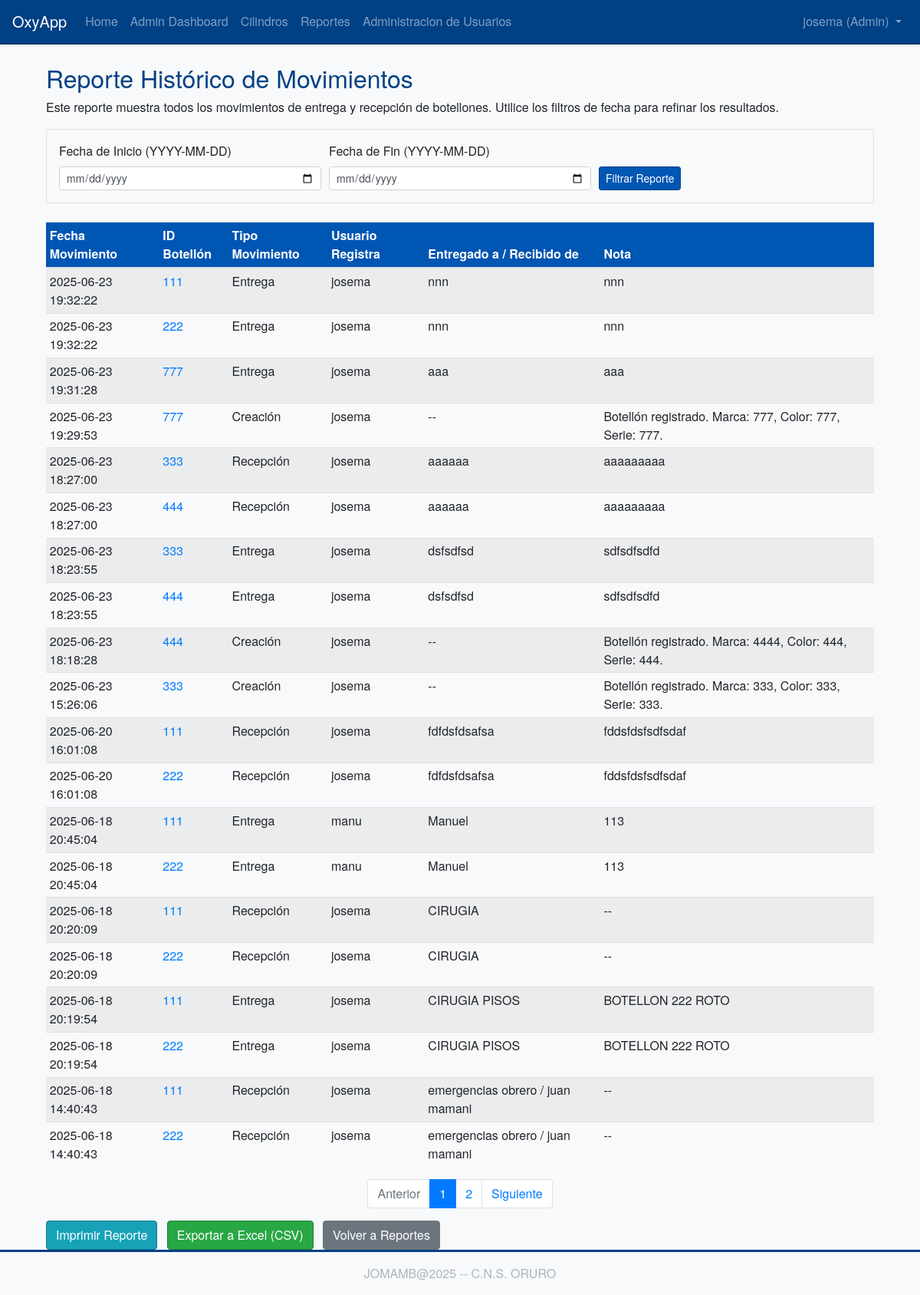
Page /reports/historical_movements (signed in) on the committed database.
### app/models/user.py (models this page shows, shortened)
class User(UserMixin, db.Model):
    id = db.Column(db.Integer, primary_key=True)
    username = db.Column(db.String(64), index=True, unique=True, nullable=False)
    email = db.Column(db.String(120), index=True, unique=True, nullable=False)
    password_hash = db.Column(db.String(128))
    nombre = db.Column(db.String(64), index=True, nullable=True)
    apellidos = db.Column(db.String(128), index=True, nullable=True)
    role = db.Column(db.String(10), default='user', nullable=False)

### app/models/historial.py (models this page shows, shortened)
class HistorialMovimiento(db.Model):
    __tablename__ = 'historial_movimiento'
    id = db.Column(db.Integer, primary_key=True)
    cylinder_id = db.Column(db.Integer, db.ForeignKey('cylinder.id'), nullable=False, index=True)
    user_id = db.Column(db.Integer, db.ForeignKey('user.id'), nullable=False, index=True)
    tipo_movimiento = db.Column(db.String(20), nullable=False, index=True)
    fecha_movimiento = db.Column(db.DateTime, nullable=False, default=datetime.utcnow, index=True)
    nombre_contraparte = db.Column(db.String(150), nullable=True)
    nota = db.Column(db.Text, nullable=True)
    cilindro = db.relationship('Cylinder', backref=db.backref('historial_movimientos', lazy='dynamic', order_by=fecha_movimiento.desc()))
    usuario = db.relationship('User', backref=db.backref('movimientos_registrados', lazy='dynamic'))

### app/models/cylinder.py (models this page shows, shortened)
class Cylinder(db.Model):
    __tablename__ = 'cylinder'
    id = db.Column(db.Integer, primary_key=True)
    cylinder_id_tag = db.Column(db.String(64), index=True, unique=True, nullable=False)
    status = db.Column(db.String(64), default='available', nullable=False)
    creation_date = db.Column(db.DateTime, index=True, default=datetime.utcnow)
    reception_date = db.Column(db.DateTime, nullable=True, index=True)
    delivery_date = db.Column(db.DateTime, nullable=True, index=True)
    marca = db.Column(db.String(80), nullable=True)
    color = db.Column(db.String(50), nullable=True)
    numero_serie = db.Column(db.String(80), nullable=True, index=True)

### app/routes/reports.py (the view, shortened to what this page needs)
@bp.route('/historical_movements', methods=['GET', 'POST'])
@login_required
def historical_movements_report():
    form = DateRangeReportForm(request.form)
    query = HistorialMovimiento.query.join(Cylinder).join(User)
    fecha_inicio_str = request.values.get('fecha_inicio', None)
    fecha_fin_str = request.values.get('fecha_fin', None)
    if form.clear_filter.data:
        return redirect(url_for('reports.historical_movements_report'))
    if form.validate_on_submit() and form.submit_filter.data:
        if form.fecha_inicio.data:
            query = query.filter(HistorialMovimiento.fecha_movimiento >= form.fecha_inicio.data)
        if form.fecha_fin.data:
            fecha_fin_con_hora = datetime.combine(form.fecha_fin.data, time.max)
            query = query.filter(HistorialMovimiento.fecha_movimiento <= fecha_fin_con_hora)
    page = request.args.get('page', 1, type=int)
    movements_pagination = query.order_by(HistorialMovimiento.fecha_movimiento.desc()).paginate(
        page=page, per_page=20, error_out=False
    )
    pagination_params = {'page': movements_pagination.next_num}
    if form.fecha_inicio.data: pagination_params['fecha_inicio'] = form.fecha_inicio.data.strftime('%Y-%m-%d')
    if form.fecha_fin.data: pagination_params['fecha_fin'] = form.fecha_fin.data.strftime('%Y-%m-%d')
    next_url = url_for('reports.historical_movements_report', **pagination_params) if movements_pagination.has_next else None
    pagination_params['page'] = movements_pagination.prev_num
    prev_url = url_for('reports.historical_movements_report', **pagination_params) if movements_pagination.has_prev else None
    return render_template('reports/historical_movements_report.html',
                           title='Reporte Histórico de Movimientos',
                           form=form,
                           movimientos=movements_pagination.items,
                           pagination=movements_pagination,
                           next_url=next_url,
                           prev_url=prev_url,
                           current_fecha_inicio=form.fecha_inicio.data.strftime('%Y-%m-%d') if form.fecha_inicio.data else None,
                           current_fecha_fin=form.fecha_fin.data.strftime('%Y-%m-%d') if form.fecha_fin.data else None
                           )

### app/forms.py
class DateRangeReportForm(FlaskForm):
    fecha_inicio = DateField('Fecha de Inicio (YYYY-MM-DD)', format='%Y-%m-%d', validators=[Optional()])
    fecha_fin = DateField('Fecha de Fin (YYYY-MM-DD)', format='%Y-%m-%d', validators=[Optional(), date_check])
    submit_filter = SubmitField('Filtrar Reporte')
    clear_filter = SubmitField('Limpiar Filtro')

### app/models/user.py (called while the page is built)
@login.user_loader
def load_user(id):
    return User.query.get(int(id))

### app/templates/reports/historical_movements_report.html (shortened to what this page needs)
{% extends "base.html" %}
{% import "bootstrap_wtf.html" as wtf %}
{% block content %}
<div class="container mt-4">
    <div class="printable-area">
        <h2>{{ title }}</h2>
        <p class="report-description">Este reporte muestra todos los movimientos de entrega y recepción de botellones. Utilice los filtros de fecha para refinar los resultados.</p>
        <form method="POST" action="{{ url_for('reports.historical_movements_report') }}" class="mb-4 p-3 border rounded bg-light no-print">
            <div class="form-row align-items-end">
                <div class="col-md-4">
                    {{ form.fecha_inicio.label(class="form-control-label") }}
                    {{ form.fecha_inicio(class="form-control form-control-sm" + (" is-invalid" if form.fecha_inicio.errors else "")) }}
                </div>
                <div class="col-md-4">
                    {{ form.fecha_fin.label(class="form-control-label") }}
                    {{ form.fecha_fin(class="form-control form-control-sm" + (" is-invalid" if form.fecha_fin.errors else "")) }}
                </div>
                <div class="col-md-auto">
                    {{ form.submit_filter(class="btn btn-primary btn-sm") }}
                </div>
            </div>
        </form>
        {% if movimientos %}
        <table class="table table-sm table-striped table-hover mt-3">
            <thead>
                <tr>
                    <th>Fecha Movimiento</th>
                    <th>ID Botellón</th>
                    <th>Tipo Movimiento</th>
                    <th>Usuario Registra</th>
                    <th>Entregado a / Recibido de</th>
                    <th>Nota</th>
                </tr>
            </thead>
            <tbody>
                {% for movimiento in movimientos %}
                <tr>
                    <td>{{ movimiento.fecha_movimiento.strftime('%Y-%m-%d %H:%M:%S') if movimiento.fecha_movimiento else 'N/A' }}</td>
                    <td>
                        {% if movimiento.cilindro %}
                        <a href="{{ url_for('cylinders.view_cylinder', cylinder_id=movimiento.cilindro.id) }}">{{ movimiento.cilindro.cylinder_id_tag }}</a>
                        {% else %}
                        N/A (Botellón eliminado)
                        {% endif %}
                    </td>
                    <td>
                        {% if movimiento.tipo_movimiento == 'creacion' %}Creación
                        {% elif movimiento.tipo_movimiento == 'entrega' %}Entrega
                        {% elif movimiento.tipo_movimiento == 'recepcion' %}Recepción
                        {% else %}{{ movimiento.tipo_movimiento | title }}
                        {% endif %}
                    </td>
                    <td>{{ movimiento.usuario.username if movimiento.usuario else 'N/A' }}</td>
                    <td>{{ movimiento.nombre_contraparte or '--' }}</td>
                    <td>{{ movimiento.nota or '--' }}</td>
                </tr>
                {% endfor %}
            </tbody>
        </table>
        {% else %}
        <div class="alert alert-info mt-3">
            No se encontraron movimientos para el rango de fechas seleccionado o no hay movimientos registrados.
        </div>
        {% endif %}
    </div>
    {% if pagination and pagination.pages > 1 %}
    <div class="no-print">
        <nav aria-label="Historial de Movimientos Paginación">
            <ul class="pagination justify-content-center">
                <li class="page-item {% if not prev_url %}disabled{% endif %}">
                    <a class="page-link" href="{{ prev_url or '#' }}">Anterior</a>
                </li>
                {% for page_num in pagination.iter_pages(left_edge=1, right_edge=1, left_current=2, right_current=2) %}
                    {% if page_num %}
                        {% if pagination.page == page_num %}
                        <li class="page-item active" aria-current="page"><span class="page-link">{{ page_num }}</span></li>
                        {% else %}
                        <li class="page-item"><a class="page-link" href="{{ url_for('reports.historical_movements_report', fecha_inicio=current_fecha_inicio, fecha_fin=current_fecha_fin, page=page_num) }}">{{ page_num }}</a></li>
                        {% endif %}
                    {% else %}
                        <li class="page-item disabled"><span class="page-link">...</span></li>
                    {% endif %}
                {% endfor %}
                <li class="page-item {% if not next_url %}disabled{% endif %}">
                    <a class="page-link" href="{{ next_url or '#' }}">Siguiente</a>
                </li>
            </ul>
        </nav>
    </div>
    {% endif %}
    <div class="mt-3 no-print">
        <button onclick="window.print();" class="btn btn-info mr-2">Imprimir Reporte</button>
        <a href="{{ url_for('reports.export_historical_movements_csv', fecha_inicio=current_fecha_inicio, fecha_fin=current_fecha_fin) }}" class="btn btn-success mr-2">Exportar a Excel (CSV)</a>
        <a href="{{ url_for('reports.index') }}" class="btn btn-secondary">Volver a Reportes</a>
    </div>
</div>
{% endblock %}

### app/templates/base.html (shortened to what this page needs)
<!doctype html>
<html lang="en">
  <head>
    <link rel="stylesheet" href="https://stackpath.bootstrapcdn.com/bootstrap/4.5.2/css/bootstrap.min.css">
    <link rel="stylesheet" href="{{ url_for('static', filename='css/custom.css') }}">
    <link rel="stylesheet" href="{{ url_for('static', filename='css/print.css') }}" media="print">
  </head>
  <body>
    <nav class="navbar navbar-expand-lg navbar-dark bg-primary shadow-sm">
      <a class="navbar-brand" href="{{ url_for('main.index') }}">OxyApp</a>
      <div class="collapse navbar-collapse" id="navbarNav">
        <ul class="navbar-nav mr-auto">
          <li class="nav-item">
            <a class="nav-link" href="{{ url_for('main.index') }}">Home</a>
          </li>
          {% if current_user.is_authenticated %}
            {% if current_user.role == 'user' %}
            <li class="nav-item">
              <a class="nav-link" href="{{ url_for('main.dashboard') }}">Dashboard</a>
            </li>
            {% elif current_user.role == 'admin' %}
            <li class="nav-item">
              <a class="nav-link" href="{{ url_for('admin.dashboard') }}">Admin Dashboard</a>
            </li>
            {% endif %}
          <li class="nav-item">
            <a class="nav-link" href="{{ url_for('cylinders.index') }}">Cilindros</a>
          </li>
          <li class="nav-item">
            <a class="nav-link" href="{{ url_for('reports.index') }}">Reportes</a>
          </li>
          {% if current_user.role == 'admin' %}
          <li class="nav-item">
            <a class="nav-link" href="{{ url_for('admin.manage_users') }}">Administracion de Usuarios</a>
          </li>
          {% endif %}
          {% endif %}
        </ul>
        <ul class="navbar-nav">
          {% if current_user.is_anonymous %}
          <li class="nav-item">
            <a class="nav-link" href="{{ url_for('auth.login') }}">Login</a>
          </li>
          <li class="nav-item">
            <a class="nav-link btn btn-outline-light btn-sm" href="{{ url_for('auth.register') }}">Registro</a>
          </li>
          {% else %}
          <li class="nav-item dropdown">
            <a class="nav-link dropdown-toggle" href="#" id="navbarDropdown" role="button" data-toggle="dropdown" aria-haspopup="true" aria-expanded="false">
              {{ current_user.username }} ({{ current_user.role | title }})
            </a>
          </li>
          {% endif %}
        </ul>
      </div>
    </nav>
    <main role="main" class="container mt-4">
      {% block content %}{% endblock %}
    </main>
    <footer class="footer mt-auto py-3 bg-light text-center">
        <div class="container">
            <span class="text-muted">JOMAMB@2025 -- C.N.S. ORURO</span>
        </div>
    </footer>
  </body>
</html>

### app/static/css/custom.css (style rules this page uses)
body { font-family: 'Helvetica Neue', Helvetica, Arial, sans-serif; background-color: #f8f9fa; color: #212529; }
.navbar-dark.bg-primary { background-color: #004085 !important; border-bottom: 2px solid #003366; }
.navbar-dark .navbar-brand, .navbar-dark .navbar-brand:hover, .navbar-dark .navbar-brand:focus, .navbar-dark .nav-link { color: #ffffff; }
.btn-primary { background-color: #0056b3; border-color: #004085; }
.btn-success { background-color: #28a745; border-color: #1e7e34; }
.btn-info { background-color: #17a2b8; border-color: #117a8b; }
.footer { background-color: #343a40; color: #f8f9fa; padding-top: 1.5rem; padding-bottom: 1.5rem; border-top: 3px solid #004085; }
.footer .text-muted { color: #adb5bd !important; }
h1, h2, h3, h4, h5, .display-4 { color: #004085; }
.table thead th { background-color: #0056b3; color: #ffffff; }

### rows in the picture
User: username "josema", role "Admin"
HistorialMovimiento: fecha_movimiento "2025-06-23 19:32:22", cilindro.cylinder_id_tag "111", tipo_movimiento "Entrega", usuario "josema", nombre_contraparte "nnn", nota "nnn"
HistorialMovimiento: fecha_movimiento "2025-06-23 19:32:22", cilindro.cylinder_id_tag "222", tipo_movimiento "Entrega", usuario "josema", nombre_contraparte "nnn", nota "nnn"
HistorialMovimiento: fecha_movimiento "2025-06-23 19:31:28", cilindro.cylinder_id_tag "777", tipo_movimiento "Entrega", usuario "josema", nombre_contraparte "aaa", nota "aaa"
HistorialMovimiento: fecha_movimiento "2025-06-23 19:29:53", cilindro.cylinder_id_tag "777", tipo_movimiento "Creación", usuario "josema", nombre_contraparte "--", nota "Botellón registrado. Marca: 777, Color: 777, Serie: 777."
HistorialMovimiento: fecha_movimiento "2025-06-23 18:27:00", cilindro.cylinder_id_tag "333", tipo_movimiento "Recepción", usuario "josema", nombre_contraparte "aaaaaa", nota "aaaaaaaaa"
HistorialMovimiento: fecha_movimiento "2025-06-23 18:27:00", cilindro.cylinder_id_tag "444", tipo_movimiento "Recepción", usuario "josema", nombre_contraparte "aaaaaa", nota "aaaaaaaaa"
HistorialMovimiento: fecha_movimiento "2025-06-23 18:23:55", cilindro.cylinder_id_tag "333", tipo_movimiento "Entrega", usuario "josema", nombre_contraparte "dsfsdfsd", nota "sdfsdfsdfd"
HistorialMovimiento: fecha_movimiento "2025-06-23 18:23:55", cilindro.cylinder_id_tag "444", tipo_movimiento "Entrega", usuario "josema", nombre_contraparte "dsfsdfsd", nota "sdfsdfsdfd"
HistorialMovimiento: fecha_movimiento "2025-06-23 18:18:28", cilindro.cylinder_id_tag "444", tipo_movimiento "Creación", usuario "josema", nombre_contraparte "--", nota "Botellón registrado. Marca: 4444, Color: 444, Serie: 444."
HistorialMovimiento: fecha_movimiento "2025-06-23 15:26:06", cilindro.cylinder_id_tag "333", tipo_movimiento "Creación", usuario "josema", nombre_contraparte "--", nota "Botellón registrado. Marca: 333, Color: 333, Serie: 333."
HistorialMovimiento: fecha_movimiento "2025-06-20 16:01:08", cilindro.cylinder_id_tag "111", tipo_movimiento "Recepción", usuario "josema", nombre_contraparte "fdfdsfdsafsa", nota "fddsfdsfsdfsdaf"
HistorialMovimiento: fecha_movimiento "2025-06-20 16:01:08", cilindro.cylinder_id_tag "222", tipo_movimiento "Recepción", usuario "josema", nombre_contraparte "fdfdsfdsafsa", nota "fddsfdsfsdfsdaf"
HistorialMovimiento: fecha_movimiento "2025-06-18 20:45:04", cilindro.cylinder_id_tag "111", tipo_movimiento "Entrega", usuario "manu", nombre_contraparte "Manuel", nota "113"
HistorialMovimiento: fecha_movimiento "2025-06-18 20:45:04", cilindro.cylinder_id_tag "222", tipo_movimiento "Entrega", usuario "manu", nombre_contraparte "Manuel", nota "113"
HistorialMovimiento: fecha_movimiento "2025-06-18 20:20:09", cilindro.cylinder_id_tag "111", tipo_movimiento "Recepción", usuario "josema", nombre_contraparte "CIRUGIA", nota "--"
HistorialMovimiento: fecha_movimiento "2025-06-18 20:20:09", cilindro.cylinder_id_tag "222", tipo_movimiento "Recepción", usuario "josema", nombre_contraparte "CIRUGIA", nota "--"
HistorialMovimiento: fecha_movimiento "2025-06-18 20:19:54", cilindro.cylinder_id_tag "111", tipo_movimiento "Entrega", usuario "josema", nombre_contraparte "CIRUGIA PISOS", nota "BOTELLON 222 ROTO"
HistorialMovimiento: fecha_movimiento "2025-06-18 20:19:54", cilindro.cylinder_id_tag "222", tipo_movimiento "Entrega", usuario "josema", nombre_contraparte "CIRUGIA PISOS", nota "BOTELLON 222 ROTO"
HistorialMovimiento: fecha_movimiento "2025-06-18 14:40:43", cilindro.cylinder_id_tag "111", tipo_movimiento "Recepción", usuario "josema", nombre_contraparte "emergencias obrero / juan mamani", nota "--"
HistorialMovimiento: fecha_movimiento "2025-06-18 14:40:43", cilindro.cylinder_id_tag "222", tipo_movimiento "Recepción", usuario "josema", nombre_contraparte "emergencias obrero / juan mamani", nota "--"

### other values in the picture
{{ title }} "Reporte Histórico de Movimientos"
{{ page_num }} "1"
{{ page_num }} "2"
